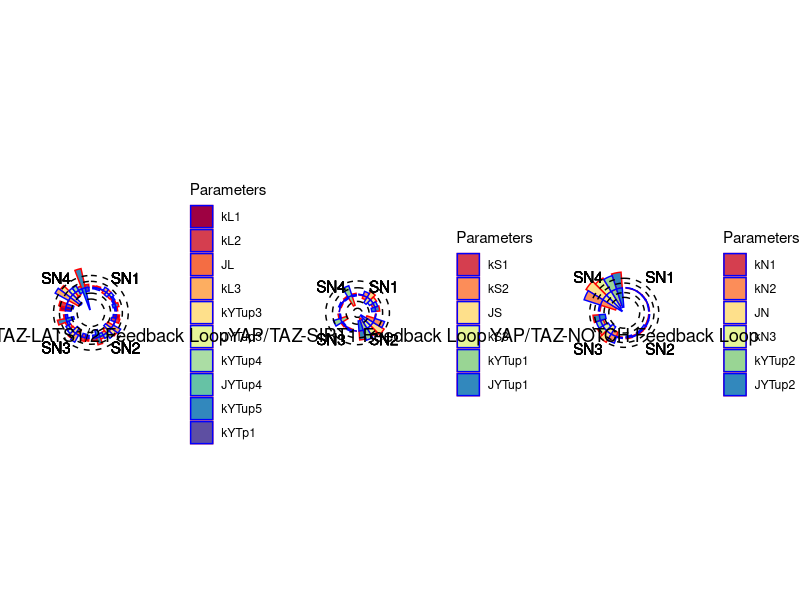

R code for this plot:
#Use ctrl +Shift +Enter to run whole script
# Install following packages if not installed yet
# install.packages("tidyverse")
# install.packages("RColorBrewer")
# install.packages("gridExtra")

# This R script is used to plot the circular barplots in Fig 4C. These barplots
# display the percentage change in the saddle nodes after each of the parameters
# have been increased or decreased by 15% from their original values in the 
# standard parameter set

# This script requires two files generated by the MATLAB script named 
# "Manuscript_Fig4C_data.m". These files contain the tables with the percentage
# changes caused by the parameter variation. The script also requires an
# additional file with the names of each of the parameters. 

library(tidyverse)
library(RColorBrewer)
library(gridExtra)


# Import percentage change data where parameter was increased
chgpos= read.table("chgpos1.txt", header = T)
# Import percentage change data where parameter was decreased
chgneg = read.table("chgneg1.txt",  header = T)
# Import parameter names
parnames = read.csv("parnames.txt",  header = F)

# View imported data
head(chgpos)

# Add column with parameter names
chgpos$Parameters = parnames$V1[1:22]   # Make sure to use V1 since parnames is dataframe
chgneg$Parameters = parnames$V1[1:22]


##############
#Create dataframe to plot YAP/TAZ-LATS1/2 data
YLpos =c(chgpos$SN1[1:10], chgpos$SN2[1:10],chgpos$SN3[1:10], chgpos$SN4[1:10])
YLneg =c(chgneg$SN1[1:10], chgneg$SN2[1:10],chgneg$SN3[1:10], chgneg$SN4[1:10])
YLnames = rep(chgpos$Parameters[1:10], 4)
YLSNs = c(rep("SN1", 10), rep("SN2", 10), rep("SN3", 10), rep("SN4", 10))

YL = data.frame("Plus 15" = YLpos, "Minus 15" = YLneg, "Parameters" = YLnames, "SNs" = YLSNs)
YL$plussign = c(rep("+"), 40)
YL$minusssign = c(rep("-"), 40)

lev1 = c("kL1", "kL2", "JL", "kL3", "kYTup3", "JYTup3", "kYTup4", "JYTup4", "kYTup5", "kYTp1")

# Plot for YAP/TAZ-LATS1/2 negative feedback loop in Fig 4C
YLplot<- ggplot(YL)+
  #plot the percentage change when parameter is increased by 15%
  geom_col(aes(x = SNs, y = Plus.15, fill = factor(Parameters, levels = lev1)), position = "dodge", colour = "red")+
  #plot the percentage change when parameter is decreased by 15%
  geom_col(aes(x = SNs, y = Minus.15, fill = factor(Parameters, levels = lev1)), position = "dodge", colour = "blue")+
  geom_segment(aes(x = .5, y = 0, xend =4.5, yend = 0), colour = "black", size=0.01 , inherit.aes = FALSE ) +
  scale_fill_brewer(palette = "Spectral")+
  labs(fill="Parameters")+
  geom_text(aes(x = SNs, y = 1, label = SNs))+
  # Make bar plot circular
  coord_polar()+
  theme_void()+
  # Set limits to y-axis
  ylim(min(c(YL$Plus.15, YL$Minus.15))-.15, 2)+
  # Add title
  labs(title="YAP/TAZ-LATS1/2 Feedback Loop") + theme(plot.title = element_text(vjust=-30))+
  theme(plot.title = element_text(hjust = 0.5))+
  # Draw dotted lines to show increase or decrease by another 25% change
  geom_abline(slope=0, intercept=-0.25,  col = "black",lty=2)+
  geom_abline(slope=0, intercept=-0.5,  col = "black",lty=2)+
  geom_abline(slope=0, intercept=0.25,  col = "black",lty=2)+
  geom_abline(slope=0, intercept=0.5,  col = "black",lty=2)

################
#Create dataframe to plot YAP/TAZ-SIRT1 data
YSpos =c(chgpos$SN1[11:16], chgpos$SN2[11:16],chgpos$SN3[11:16], chgpos$SN4[11:16])
YSneg =c(chgneg$SN1[11:16], chgneg$SN2[11:16],chgneg$SN3[11:16], chgneg$SN4[11:16])
YSnames = rep(chgpos$Parameters[11:16], 4)
YSSNs = c(rep("SN1", 6), rep("SN2", 6), rep("SN3", 6), rep("SN4", 6))

YS = data.frame("Plus 15" = YSpos, "Minus 15" = YSneg, "Parameters" = YSnames, "SNs" = YSSNs)
YS$plussign = c(rep("+"), 24)
YS$minusssign = c(rep("-"), 24)

lev2 = c("kS1", "kS2", "JS", "kS3", "kYTup1", "JYTup1")

# Plot for YAP/TAZ-SIRT1 positive feedback loop in Fig 4C
YSplot<- ggplot(YS)+
  #plot the percentage change when parameter is increased by 15%
  geom_col(aes(x = SNs, y = Plus.15, fill = factor(Parameters, levels = lev2)), position = "dodge", colour = "red")+
  #plot the percentage change when parameter is decreased by 15%
  geom_col(aes(x = SNs, y = Minus.15, fill = factor(Parameters, levels = lev2)), position = "dodge", colour = "blue")+
  geom_segment(aes(x = .5, y = 0, xend =4.5, yend = 0), colour = "black", size=0.01 , inherit.aes = FALSE ) +
  scale_fill_brewer(palette = "Spectral")+
  labs(fill="Parameters")+
  geom_text(aes(x = SNs, y = .7, label = SNs))+
  # Make bar plot circular
  coord_polar()+
  theme_void()+
  # Set limits to y-axis
  ylim(min(c(YS$Plus.15, YS$Minus.15))-.15, 2)+
  # Add title
  labs(title="YAP/TAZ-SIRT1 Feedback Loop") + theme(plot.title = element_text(vjust=-30))+
  # Draw dotted lines to show increase or decrease by another 25% change
  theme(plot.title = element_text(hjust = 0.5))+
  geom_abline(slope=0, intercept=-0.25,  col = "black",lty=2)+
  geom_abline(slope=0, intercept=-0.5,  col = "black",lty=2)+
  geom_abline(slope=0, intercept=0.25,  col = "black",lty=2)+
  geom_abline(slope=0, intercept=0.5,  col = "black",lty=2)

#############################
#Create dataframe to plot YAP/TAZ-NOTCH data
YNpos =c(chgpos$SN1[17:22], chgpos$SN2[17:22],chgpos$SN3[17:22], chgpos$SN4[17:22])
YNneg =c(chgneg$SN1[17:22], chgneg$SN2[17:22],chgneg$SN3[17:22], chgneg$SN4[17:22])
YNnames = rep(chgpos$Parameters[17:22], 4)
YNSNs = c(rep("SN1", 6), rep("SN2", 6), rep("SN3", 6), rep("SN4", 6))

YN = data.frame("Plus 15" = YNpos, "Minus 15" = YNneg, "Parameters" = YNnames, "SNs" = YNSNs)
YN$plussign = c(rep("+"), 24)
YN$minusssign = c(rep("-"), 24)

lev3 = c("kN1", "kN2", "JN", "kN3", "kYTup2", "JYTup2")

# Plot for YAP/TAZ-NOTCH positive feedback loop in Fig 4C
YNplot<-ggplot(YN)+
  #plot the percentage change when parameter is increased by 15%
  geom_col(aes(x = SNs, y = Plus.15, fill = factor(Parameters, levels = lev3)), position = "dodge", colour = "red")+
  #plot the percentage change when parameter is decreased by 15%
  geom_col(aes(x = SNs, y = Minus.15, fill = factor(Parameters, levels = lev3)), position = "dodge", colour = "blue")+
  geom_segment(aes(x = .5, y = 0, xend =4.5, yend = 0), colour = "black", size=.01 , inherit.aes = FALSE) +
  scale_fill_brewer(palette = "Spectral")+
  labs(fill="Parameters")+
  geom_text(aes(x = SNs, y = 1.35, label = SNs))+
  # Make bar plot circular
  coord_polar()+
  theme_void()+
  # Set limits to y-axis
  ylim(min(c(YN$Plus.15, YN$Minus.15))-.15, 2.5)+
  # Add title
  labs(title="YAP/TAZ-NOTCH Feedback Loop") + theme(plot.title = element_text(vjust=-30))+
  # Draw dotted lines to show increase or decrease by another 25% change
  theme(plot.title = element_text(hjust = 0.5))+
  geom_abline(slope=0, intercept=-0.25,  col = "black",lty=2)+
  geom_abline(slope=0, intercept=-0.5,  col = "black",lty=2)+
  geom_abline(slope=0, intercept=0.25,  col = "black",lty=2)+
  geom_abline(slope=0, intercept=0.5,  col = "black",lty=2)
  

# Place plots in one figure in single row
grid.arrange(YLplot, YSplot, YNplot, ncol = 3)
